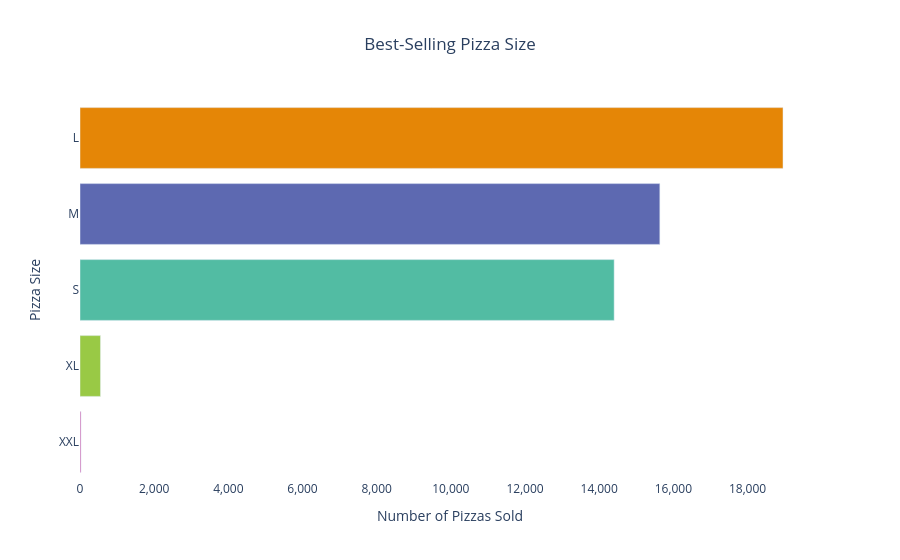

This figure's notebook cell:
### Markdown cell above
## Best-Selling Pizza Size

### Code cell
# Make a vizualisation of pizzas sold by size with plotly

# Sort data by quantity
SizeSalesYear = SizeSalesYear.sort_values(by='quantity', ascending=False)

fig = px.bar(
    SizeSalesYear,
    y='pizza_size',
    x='quantity',
    orientation='h',
    title='Best-Selling Pizza Size',
    color='pizza_size',
    color_discrete_sequence=px.colors.qualitative.Vivid
)

fig.update_layout(
    title_x=0.5,
    plot_bgcolor='white',
    paper_bgcolor='white',
    uniformtext_minsize=12,
    uniformtext_mode='hide',
    showlegend=False,
    xaxis_title='Number of Pizzas Sold',
    yaxis_title='Pizza Size'
)

fig.update_xaxes(tickformat=",")

fig.show()

### Figure 1 — Plotly figure (JSON) as saved in the notebook; plotly's stock layout.template omitted (floating-point values rounded to 4 significant figures)
{"data": [{"hovertemplate": "pizza_size=%{y}<br>quantity=%{x}<extra></extra>", "legendgroup": "L", "marker": {"color": "rgb(229, 134, 6)", "pattern": {"shape": ""}}, "name": "L", "orientation": "h", "showlegend": true, "textposition": "auto", "type": "bar", "x": [18956], "xaxis": "x", "y": ["L"], "yaxis": "y"}, {"hovertemplate": "pizza_size=%{y}<br>quantity=%{x}<extra></extra>", "legendgroup": "M", "marker": {"color": "rgb(93, 105, 177)", "pattern": {"shape": ""}}, "name": "M", "orientation": "h", "showlegend": true, "textposition": "auto", "type": "bar", "x": [15635], "xaxis": "x", "y": ["M"], "yaxis": "y"}, {"hovertemplate": "pizza_size=%{y}<br>quantity=%{x}<extra></extra>", "legendgroup": "S", "marker": {"color": "rgb(82, 188, 163)", "pattern": {"shape": ""}}, "name": "S", "orientation": "h", "showlegend": true, "textposition": "auto", "type": "bar", "x": [14403], "xaxis": "x", "y": ["S"], "yaxis": "y"}, {"hovertemplate": "pizza_size=%{y}<br>quantity=%{x}<extra></extra>", "legendgroup": "XL", "marker": {"color": "rgb(153, 201, 69)", "pattern": {"shape": ""}}, "name": "XL", "orientation": "h", "showlegend": true, "textposition": "auto", "type": "bar", "x": [552], "xaxis": "x", "y": ["XL"], "yaxis": "y"}, {"hovertemplate": "pizza_size=%{y}<br>quantity=%{x}<extra></extra>", "legendgroup": "XXL", "marker": {"color": "rgb(204, 97, 176)", "pattern": {"shape": ""}}, "name": "XXL", "orientation": "h", "showlegend": true, "textposition": "auto", "type": "bar", "x": [28], "xaxis": "x", "y": ["XXL"], "yaxis": "y"}], "layout": {"barmode": "relative", "legend": {"title": {"text": "pizza_size"}, "tracegroupgap": 0}, "paper_bgcolor": "white", "plot_bgcolor": "white", "showlegend": false, "title": {"text": "Best-Selling Pizza Size", "x": 0.5}, "uniformtext": {"minsize": 12, "mode": "hide"}, "xaxis": {"anchor": "y", "domain": [0, 1], "tickformat": ",", "title": {"text": "Number of Pizzas Sold"}}, "yaxis": {"anchor": "x", "categoryarray": ["XXL", "XL", "S", "M", "L"], "categoryorder": "array", "domain": [0, 1], "title": {"text": "Pizza Size"}}}}
